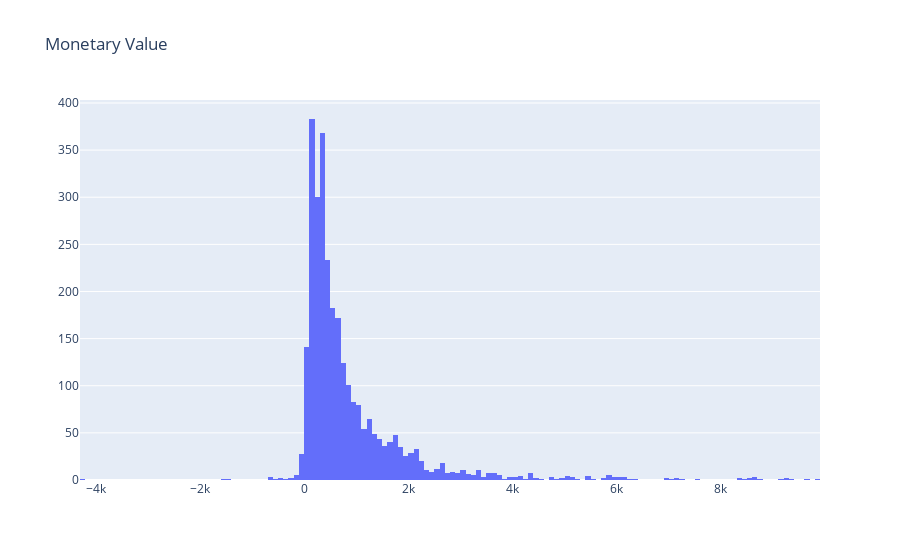

Source (notebook cell):
### Code cell
plot_data = [
    go.Histogram(
        x=tx_user.query('Revenue < 10000')['Revenue']
    )
]

plot_layout = go.Layout(
        title='Monetary Value'
    )
fig = go.Figure(data=plot_data, layout=plot_layout)
pyoff.iplot(fig)

### Figure 1 — Plotly figure (JSON) as saved in the notebook; plotly's stock layout.template omitted (floating-point values rounded to 4 significant figures; data arrays with more than 128 entries replaced by an {"elided": "..."} marker saying what was removed)
{"data": [{"type": "histogram", "x": {"elided": "2897 float values"}}], "layout": {"title": {"text": "Monetary Value"}}}
